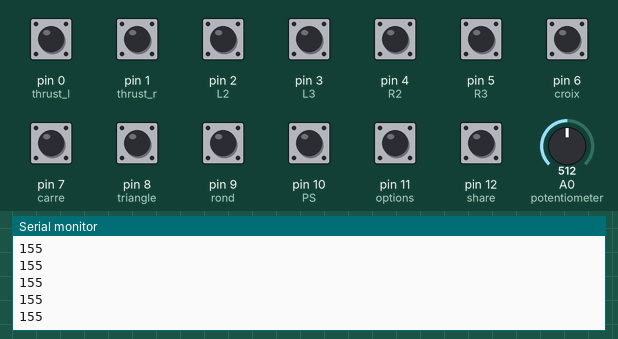
Recording of a sketch running on a simulated Arduino Leonardo, built with avr-gcc and run on an emulated ATmega32U4. Shown: the last lines printed to the serial monitor. The test bench sets the inputs (shaded band); at power-on: pin 0 (thrust_l), pin 1 (thrust_r), pin 2 (L2), pin 3 (L3), pin 4 (R2), pin 5 (R3), pin 6 (croix), pin 7 (carre), pin 8 (triangle), pin 9 (rond), pin 10 (PS), pin 11 (options), pin 12 (share) HIGH, A0 (potentiometer) = 512. USB keyboard and mouse output is not drawn.

Above: at 1.2 s.
1.3 s: A0 (potentiometer) set to 716
At 1.34 s:
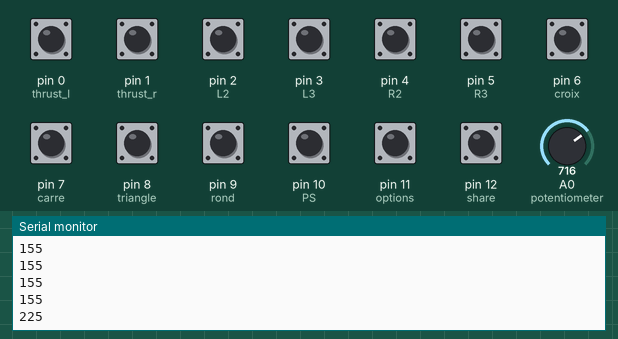
2.8 s: A0 (potentiometer) set to 900
At 2.83 s:
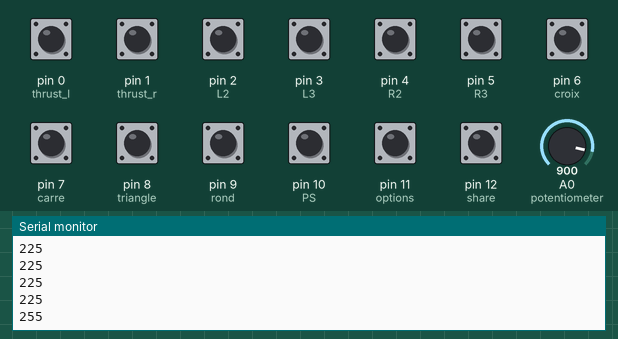
Timing chart, 0 to 5.8 s (numbered marks = the images above; inputs shaded):
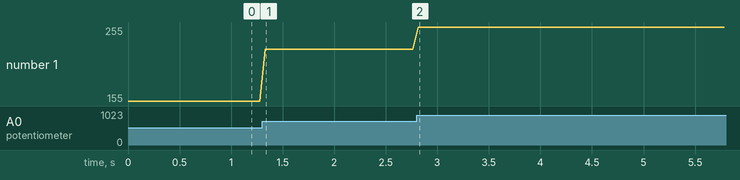

The sketch:

volant_gamepad.ino
```cpp
#include <Joystick.h>

Joystick_ joystick;//create Joystick called "joystick"

const int potentiometer=A0;//potentiometer wired on analogic pin 0 (wired on 5v)
const int power1=A1;
const int power2=A2;
const int power3=A3;
const int power4=A4;
const int power5=A5;
const int thrust_l=0;
const int thrust_r=1;
const int L2=2;
const int L3=3;
const int R2=4;
const int R3=5;
const int croix=6;
const int carre=7;
const int triangle=8;
const int rond=9;
const int PS=10;
const int options=11;
const int share=12;

int p_axis=0;
int joyxaxis=0;
int joyyaxis=0;

void setup() {
  Serial.begin(9600);

  pinMode(power1,OUTPUT);
  pinMode(power2,OUTPUT);
  pinMode(power3,OUTPUT);
  pinMode(power4,OUTPUT);
  pinMode(power5,OUTPUT);
  pinMode(thrust_l,INPUT_PULLUP);
  pinMode(thrust_r,INPUT_PULLUP);
  pinMode(L2,INPUT_PULLUP);
  pinMode(L3,INPUT_PULLUP);
  pinMode(R2,INPUT_PULLUP);
  pinMode(R3,INPUT_PULLUP);
  pinMode(croix,INPUT_PULLUP);
  pinMode(carre,INPUT_PULLUP);
  pinMode(triangle,INPUT_PULLUP);
  pinMode(rond,INPUT_PULLUP);
  pinMode(PS,INPUT_PULLUP);
  pinMode(options,INPUT_PULLUP);
  pinMode(share,INPUT_PULLUP);

  joystick.setXAxisRange(0, 255);
  joystick.setYAxisRange(0, 255);
  joystick.begin();//false mean you need to call a function to refresh a value
  joystick.setXAxis(0);
}

void loop() {
  //Joystick left
  p_axis=analogRead(potentiometer);//get potentiometer analogic value
  p_axis=map(p_axis,62,800,0,255);//joystick works from 0 to 255, I remap p_axis to the joystick range
  p_axis=constrain(p_axis,0,255);//if steering wheel turned too strong
  Serial.println(p_axis);

  joystick.setXAxis(p_axis);//set right joystick x axis to p_axis

  if (digitalRead(thrust_l)==LOW)
  {joystick.pressButton(0);}
  else
  {joystick.releaseButton(0);}

  if (digitalRead(thrust_r)==LOW)
  {joystick.pressButton(1);}
  else
  {joystick.releaseButton(1);}

  if (digitalRead(L2)==LOW)
  {joystick.pressButton(2);}
  else
  {joystick.releaseButton(2);}

  if (digitalRead(L3)==LOW)
  {joystick.pressButton(3);}
  else
  {joystick.releaseButton(3);}

  if (digitalRead(R2)==LOW)
  {joystick.pressButton(4);}
  else
  {joystick.releaseButton(4);}

  if (digitalRead(R3)==LOW)
  {joystick.pressButton(5);}
  else
  {joystick.releaseButton(5);}

  if (digitalRead(croix)==LOW)
  {joystick.pressButton(6);}
  else
  {joystick.releaseButton(6);}

  if (digitalRead(carre)==LOW)
  {joystick.pressButton(7);}
  else
  {joystick.releaseButton(7);}

  if (digitalRead(triangle)==LOW)
  {joystick.pressButton(8);}
  else
  {joystick.releaseButton(8);}

  if (digitalRead(rond)==LOW)
  {joystick.pressButton(9);}
  else
  {joystick.releaseButton(9);}

  if (digitalRead(PS)==LOW)
  {joystick.pressButton(10);}
  else
  {joystick.releaseButton(10);}

  if (digitalRead(options)==LOW)
  {joystick.pressButton(11);}
  else
  {joystick.releaseButton(11);}

  if (digitalRead(share)==LOW)
  {joystick.pressButton(12);}
  else
  {joystick.releaseButton(12);}

  delay(50);
}
```

Measured:
- after the input at 1.3 s, the serial monitor: prints a new line at once (image 1)
- after the input at 2.8 s, the serial monitor: prints a new line at once (image 2)
- plotted number 1: 155 → 225 after the input at 1.3 s, 225 → 255 after the input at 2.8 s
